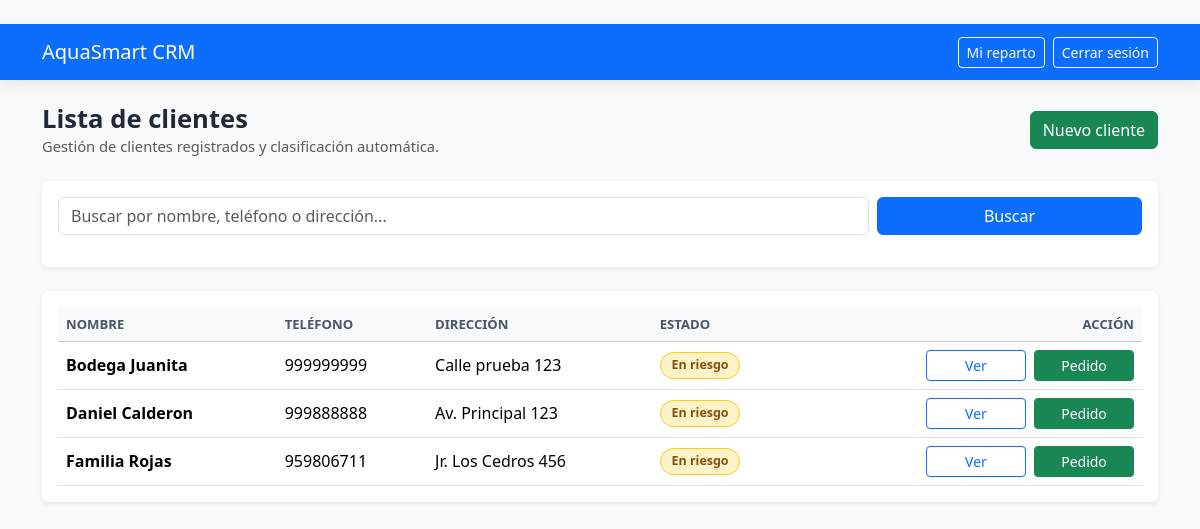
Screenshot of /clientes/ (signed in) with the database file from the repository.
### core/models.py (models this page shows, shortened)
class Cliente(models.Model):
    ESTADOS = [
        ('ACTIVO', 'Activo'),
        ('RIESGO', 'En riesgo'),
        ('ABANDONADO', 'Abandonado'),
        ('SIN_HISTORIAL', 'Sin historial'),
    ]
    nombre = models.CharField(max_length=100)
    telefono = models.CharField(max_length=20)
    direccion = models.CharField(max_length=255)
    referencia = models.CharField(max_length=255, blank=True, null=True)
    latitud = models.FloatField(blank=True, null=True)
    longitud = models.FloatField(blank=True, null=True)
    estado = models.CharField(
        max_length=20,
        choices=ESTADOS,
        default='SIN_HISTORIAL'
    )
    fecha_registro = models.DateTimeField(auto_now_add=True)
    activo = models.BooleanField(default=True)

### core/views.py (the view)
@login_required
@clientes_required
def lista_clientes(request):
    busqueda = request.GET.get('q', '').strip()
    hoy = timezone.localdate()
    clientes = Cliente.objects.annotate(
        orden_operativo=Case(
            When(fecha_registro__date=hoy, then=Value(0)),
            When(estado='RIESGO', then=Value(1)),
            When(estado='SIN_HISTORIAL', then=Value(2)),
            When(estado='ACTIVO', then=Value(3)),
            default=Value(4),
            output_field=IntegerField()
        )
    ).order_by(
        'orden_operativo',
        'nombre'
    )
    if busqueda:
        clientes = clientes.filter(
            Q(nombre__icontains=busqueda) |
            Q(telefono__icontains=busqueda) |
            Q(direccion__icontains=busqueda)
        )
    page_obj, pagination_query = paginar_queryset(
        request,
        clientes,
        CLIENTES_POR_PAGINA
    )
    context = {
        'clientes': page_obj,
        'page_obj': page_obj,
        'pagination_query': pagination_query,
        'busqueda': busqueda,
        'hoy': hoy,
    }
    return render(request, 'core/clientes.html', context)

### core/auth_utils.py (called while the page is built)
def es_repartidor(user):
    return (
        user.is_authenticated
        and user.is_active
        and user.groups.filter(name='Repartidor').exists()
    )

def es_secretaria(user):
    return (
        user.is_authenticated
        and user.is_active
        and user.groups.filter(name='Secretaria').exists()
    )

def es_admin_o_superuser(user):
    return (
        user.is_authenticated
        and user.is_active
        and (
            user.is_superuser
            or user.groups.filter(name='Administrador').exists()
        )
    )

def es_jefe_repartidores(user):
    return (
        user.is_authenticated
        and user.is_active
        and user.groups.filter(name='JefeRepartidores').exists()
    )

def puede_ver_panel_repartidor(user):
    return es_repartidor(user) or es_jefe_repartidores(user)

def puede_ver_crm_operativo(user):
    return es_admin_o_superuser(user) or es_secretaria(user)

def puede_ver_clientes(user):
    return (
        puede_ver_crm_operativo(user)
        or puede_ver_panel_repartidor(user)
    )

### core/context_processors.py (called while the page is built)
def permisos_menu(request):
    user = request.user
    if not user.is_authenticated:
        return {}
    return {
        'menu_es_admin': es_admin_o_superuser(user),
        'menu_es_jefe_repartidores': es_jefe_repartidores(user),
        'menu_es_repartidor': es_repartidor(user),
        'menu_es_secretaria': es_secretaria(user),
        'menu_puede_crm_operativo': (
            es_admin_o_superuser(user)
            or es_secretaria(user)
        ),
        'menu_puede_mi_reparto': (
            es_repartidor(user)
            or es_jefe_repartidores(user)
        ),
    }

### core/views.py (called while the page is built)
def paginar_queryset(request, queryset, por_pagina, page_param='page'):
    paginator = Paginator(queryset, por_pagina)
    page_obj = paginator.get_page(request.GET.get(page_param))
    query_params = request.GET.copy()
    query_params.pop(page_param, None)
    return page_obj, query_params.urlencode()

### core/templates/core/clientes.html (shortened to what this page needs)
{% extends 'base.html' %}
{% block content %}
<div class="page-heading d-flex justify-content-between align-items-center flex-wrap gap-3">
    <div>
        <h2>Lista de clientes</h2>
        <small class="text-muted">
            Gestión de clientes registrados y clasificación automática.
        </small>
    </div>
    <a href="/registrar-cliente/" class="btn btn-success">
        Nuevo cliente
    </a>
</div>
<div class="card shadow-sm mb-4">
    <div class="card-body">
        <form method="GET" action="/clientes/">
            <div class="row g-2">
                <div class="col-md-9">
                    <input
                        type="text"
                        name="q"
                        class="form-control"
                        placeholder="Buscar por nombre, teléfono o dirección..."
                        value="{{ busqueda }}"
                        autocomplete="off"
                    >
                </div>
                <div class="col-md-3 d-grid">
                    <button type="submit" class="btn btn-primary">
                        Buscar
                    </button>
                </div>
            </div>
        </form>
    </div>
</div>
<div class="card shadow-sm">
    <div class="card-body">
        <div class="table-responsive">
            <table class="table table-hover align-middle mb-0">
                <thead class="table-light">
                    <tr>
                        <th>Nombre</th>
                        <th>Teléfono</th>
                        <th>Dirección</th>
                        <th>Estado</th>
                        <th class="text-end">Acción</th>
                    </tr>
                </thead>
                <tbody>
                    {% for cliente in clientes %}
                    <tr>
                        <td>
                            <strong>{{ cliente.nombre }}</strong>
                        </td>
                        <td>{{ cliente.telefono }}</td>
                        <td>{{ cliente.direccion }}</td>
                        <td>
                            {% if cliente.estado == 'ACTIVO' %}
                                <span class="badge-estado badge-entregado">
                                    Activo
                                </span>
                            {% elif cliente.estado == 'RIESGO' %}
                                <span class="badge-estado badge-pendiente">
                                    En riesgo
                                </span>
                            {% elif cliente.estado == 'ABANDONADO' %}
                                <span class="badge-estado badge-atrasado">
                                    Abandonado
                                </span>
                            {% else %}
                                <span class="badge-estado badge-cancelado">
                                    Sin historial
                                </span>
                            {% endif %}
                        </td>
                        <td>
                            <div class="table-action-group d-flex justify-content-end gap-2 flex-nowrap">
                                <a
                                    href="{% url 'detalle_cliente' cliente.id %}"
                                    class="btn btn-sm btn-outline-primary"
                                >
                                    Ver
                                </a>
                                {% if menu_puede_crm_operativo %}
                                    <a
                                        href="{% url 'registrar_pedido' %}?cliente={{ cliente.id }}"
                                        class="btn btn-sm btn-success"
                                    >
                                        Pedido
                                    </a>
                                {% else %}
                                    <a
                                        href="{% url 'nuevo_pedido_repartidor' %}?cliente={{ cliente.id }}"
                                        class="btn btn-sm btn-success"
                                    >
                                        Pedido
                                    </a>
                                {% endif %}
                            </div>
                        </td>
                    </tr>
                    {% empty %}
                    <tr>
                        <td colspan="5" class="text-center text-muted">
                            No se encontraron clientes registrados.
                        </td>
                    </tr>
                    {% endfor %}
                </tbody>
            </table>
        </div>
    </div>
</div>
{% endblock %}

### templates/base.html (style rules this page uses)
body { color: #1f2937; }
.page-heading { margin-bottom: 1.5rem; }
.page-heading h2 { font-size: 1.6rem; font-weight: 700; margin-bottom: 0; }
.page-heading .text-muted { font-size: 0.92rem; }
.card { border: 0; box-shadow: 0 0.35rem 1rem rgba(15, 23, 42, 0.08); }
.table { --bs-table-bg: transparent; }
.table th { color: #475569; font-size: 0.82rem; font-weight: 700; text-transform: uppercase; white-space: nowrap; }
.table td { vertical-align: middle; }
.badge, .badge-estado { border-radius: 999px; display: inline-flex; align-items: center; gap: 0.25rem; font-size: 0.78rem; font-weight: 700; letter-spacing: 0; line-height: 1; padding: 0.38rem 0.68rem; white-space: nowrap; }
.badge-pendiente { background: #fef3c7; border: 1px solid #facc15; color: #854d0e; }
.table-action-group .btn { min-width: 6.25rem; }

### rows the page displays
Cliente: nombre "Bodega Juanita", telefono "999999999", direccion "Calle prueba 123", estado "En riesgo"
Cliente: nombre "Daniel Calderon", telefono "999888888", direccion "Av. Principal 123", estado "En riesgo"
Cliente: nombre "Familia Rojas", telefono "959806711", direccion "Jr. Los Cedros 456", estado "En riesgo"
